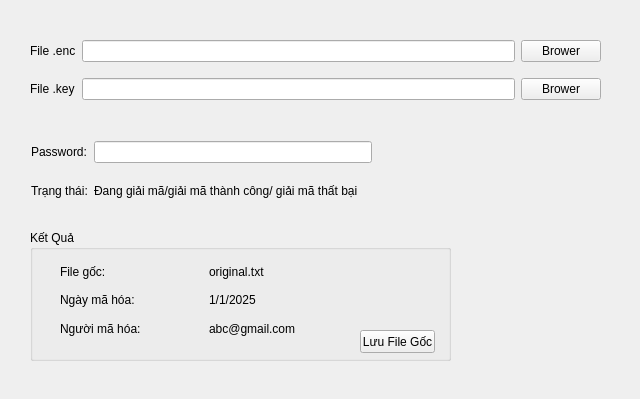
<?xml version="1.0" encoding="UTF-8"?>
<ui version="4.0">
 <class>Form</class>
 <widget class="QWidget" name="Form">
  <property name="geometry">
   <rect>
    <x>0</x>
    <y>0</y>
    <width>640</width>
    <height>399</height>
   </rect>
  </property>
  <property name="windowTitle">
   <string>Form</string>
  </property>
  <widget class="QWidget" name="gridLayoutWidget">
   <property name="geometry">
    <rect>
     <x>30</x>
     <y>30</y>
     <width>571</width>
     <height>80</height>
    </rect>
   </property>
   <layout class="QGridLayout" name="gridLayout">
    <item row="1" column="1">
     <widget class="QLineEdit" name="lineEdit_2">
      <property name="readOnly">
       <bool>true</bool>
      </property>
     </widget>
    </item>
    <item row="0" column="1">
     <widget class="QLineEdit" name="lineEdit">
      <property name="readOnly">
       <bool>true</bool>
      </property>
     </widget>
    </item>
    <item row="0" column="2">
     <widget class="QPushButton" name="pushButton">
      <property name="text">
       <string>Brower</string>
      </property>
     </widget>
    </item>
    <item row="0" column="0">
     <widget class="QLabel" name="label">
      <property name="text">
       <string>File .enc</string>
      </property>
     </widget>
    </item>
    <item row="1" column="0">
     <widget class="QLabel" name="label_2">
      <property name="text">
       <string>File .key</string>
      </property>
     </widget>
    </item>
    <item row="1" column="2">
     <widget class="QPushButton" name="pushButton_2">
      <property name="text">
       <string>Brower</string>
      </property>
     </widget>
    </item>
   </layout>
  </widget>
  <widget class="QGroupBox" name="groupBox">
   <property name="geometry">
    <rect>
     <x>30</x>
     <y>230</y>
     <width>421</width>
     <height>131</height>
    </rect>
   </property>
   <property name="title">
    <string>Kết Quả</string>
   </property>
   <widget class="QWidget" name="gridLayoutWidget_2">
    <property name="geometry">
     <rect>
      <x>30</x>
      <y>30</y>
      <width>291</width>
      <height>80</height>
     </rect>
    </property>
    <layout class="QGridLayout" name="gridLayout_3">
     <item row="1" column="0">
      <widget class="QLabel" name="label_6">
       <property name="text">
        <string>Ngày mã hóa:</string>
       </property>
      </widget>
     </item>
     <item row="0" column="0">
      <widget class="QLabel" name="label_7">
       <property name="text">
        <string>File gốc:</string>
       </property>
      </widget>
     </item>
     <item row="2" column="0">
      <widget class="QLabel" name="label_8">
       <property name="text">
        <string>Người mã hóa:</string>
       </property>
      </widget>
     </item>
     <item row="1" column="1">
      <widget class="QLabel" name="label_9">
       <property name="text">
        <string>1/1/2025</string>
       </property>
      </widget>
     </item>
     <item row="0" column="1">
      <widget class="QLabel" name="label_10">
       <property name="text">
        <string>original.txt</string>
       </property>
      </widget>
     </item>
     <item row="2" column="1">
      <widget class="QLabel" name="label_11">
       <property name="text">
        <string>abc@gmail.com</string>
       </property>
      </widget>
     </item>
    </layout>
   </widget>
   <widget class="QPushButton" name="pushButton_3">
    <property name="geometry">
     <rect>
      <x>330</x>
      <y>100</y>
      <width>75</width>
      <height>23</height>
     </rect>
    </property>
    <property name="text">
     <string>Lưu File Gốc</string>
    </property>
   </widget>
  </widget>
  <widget class="QWidget" name="">
   <property name="geometry">
    <rect>
     <x>31</x>
     <y>141</y>
     <width>341</width>
     <height>71</height>
    </rect>
   </property>
   <layout class="QGridLayout" name="gridLayout_2">
    <item row="1" column="1">
     <widget class="QLabel" name="label_5">
      <property name="text">
       <string>Đang giải mã/giải mã thành công/ giải mã thất bại</string>
      </property>
     </widget>
    </item>
    <item row="1" column="0">
     <widget class="QLabel" name="label_4">
      <property name="text">
       <string>Trạng thái:</string>
      </property>
     </widget>
    </item>
    <item row="0" column="1">
     <widget class="QLineEdit" name="lineEdit_3"/>
    </item>
    <item row="0" column="0">
     <widget class="QLabel" name="label_3">
      <property name="text">
       <string>Password:</string>
      </property>
     </widget>
    </item>
   </layout>
  </widget>
 </widget>
 <resources/>
 <connections/>
</ui>
